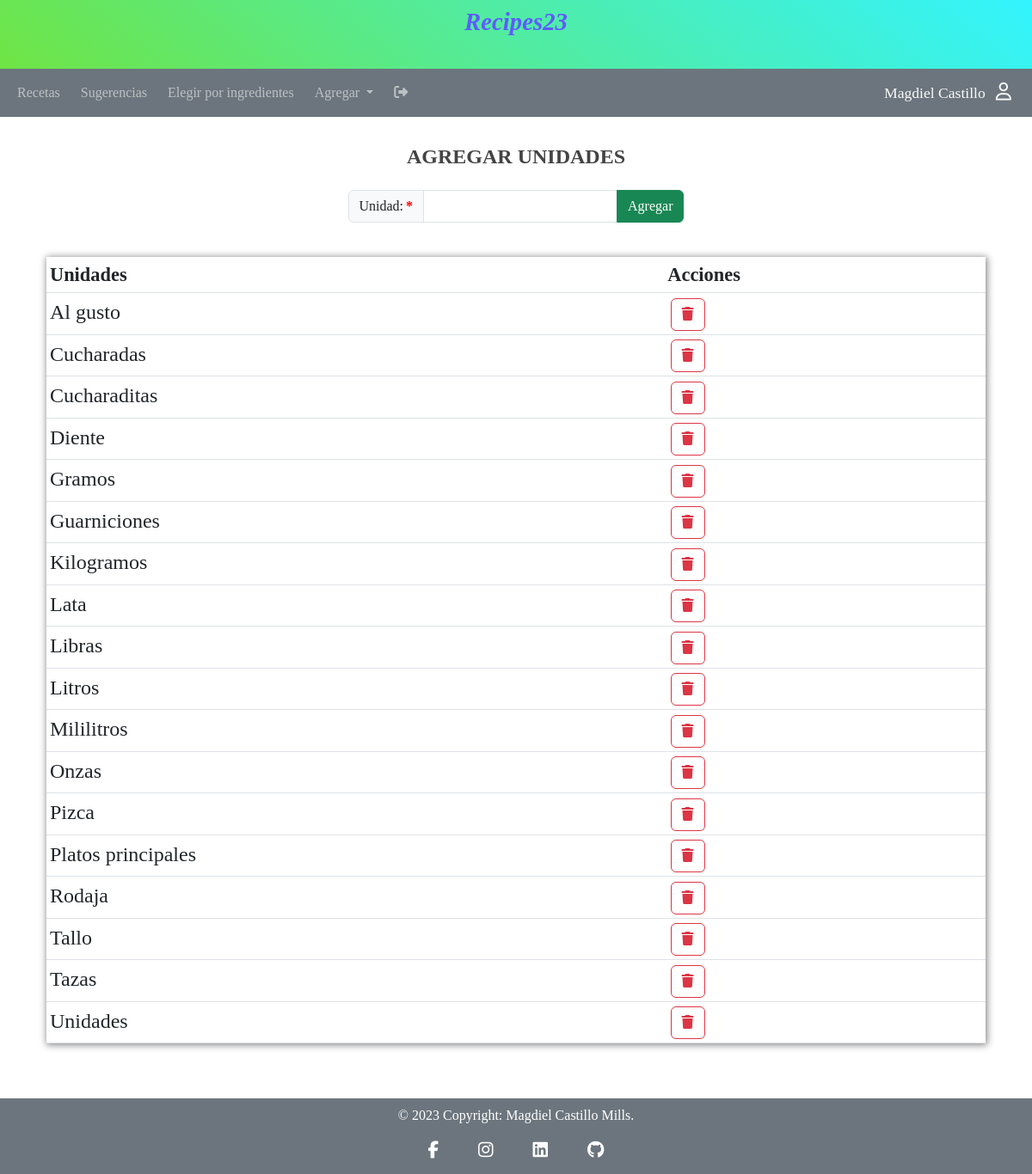
Screenshot of /views/add-units.php (signed in) with the database file from the repository.
### tables this page shows
CREATE TABLE `units` (
  `unitid` int NOT NULL AUTO_INCREMENT,
  `unit` varchar(20) NOT NULL,
  PRIMARY KEY (`unitid`),
  UNIQUE KEY `unit` (`unit`)
);

### views/add-units.php (the view, shortened to what this page needs)
<?php
require_once ("../config/db_Connection.php");
require_once ("../modules/head.php");
?>
<?php
require_once ("../modules/nav.php");
?>
<main class="container p-4">
    <div class="row mt-2 text-center justify-content-center">
    <h3>AGREGAR UNIDADES</h3>
        <form class="mt-3 col-auto" method="POST" action="../actions/create.php" autocomplete="on" onsubmit="return validation('add_units', /[a-zA-Z\t\h]+|(^$)/)">
            <div class="input-group mb-3">
                <label class="input-group-text is-required" for="add_units">Unidad: </label>
                <input class="form-control" type="text" id="add_units" name="add_units"  pattern="[a-zA-Z áéíóúÁÉÍÓÚñÑ]+" minlength="2" maxlength="50" autofocus required>
                <input  class="btn btn-success" type="submit" value="Agregar">
            </div>
        </form>
    </div>
    <div>
        <table class="table table-sm mt-4">
            <thead>
                <tr class="bg-primary">
                    <th>Unidades</th>
                    <th>Acciones</th>
                </tr>
            </thead>
            <tbody>
                <?php
                    $sql = "SELECT unit FROM units ORDER BY unit;";
                    $result = $conn -> query($sql);
                    if($result -> num_rows > 0){
                        while($row = $result -> fetch_assoc()){
                            $html = "<tr>";
                            $html .= "<td>" . ucfirst($row['unit']) . "</td>";
                            $html .= "<td>";
                            $html .= "<a href='../actions/delete.php?unitname=" . $row['unit'] . "' " . "class='btn btn-outline-danger' title='Eliminar'><i class='fa-solid fa-trash'></i></a>";
                            $html .= "</td>";
                            $html .= "</tr>";
                            echo $html;
                        }
                    }
                ?>
            </tbody>
        </table>
    </div>
</main>
<?php
require_once ("../modules/footer.php");
?>

### modules/head.php (shortened to what this page needs)
<!DOCTYPE html>
<html lang="es" data-lt-installed="true">
<head>
    <link href="https://cdn.jsdelivr.net/npm/bootstrap@5.3.0-alpha1/dist/css/bootstrap.min.css" rel="stylesheet">
    <link rel="stylesheet" href="/Cookt/css/styles.css">
</head>
<body>

### modules/nav.php (shortened to what this page needs)
<header>
    <div class="banner text-center py-1">
        <a href="/Cookt/index.php">Recipes23</a>
   </div>
    <nav class="navbar navbar-expand-md navbar-dark bg-secondary px-2">
        <div class="collapse navbar-collapse" id="navbarNavDropdown">
            <ul class="navbar-nav">
            <li class="nav-item px-1">
                <a class="nav-link" href="/Cookt/index.php">Recetas</a>
            </li>
            <li class="nav-item px-1">
                <a class="nav-link" href="/Cookt/views/random-recipe.php">Sugerencias</a>
            </li>
            <li class="nav-item px-1">
                <a class="nav-link" href="/Cookt/views/custom-recipe.php">Elegir por ingredientes</a>
            </li>
            <li class="nav-item dropdown px-1" <?php if($_SESSION['type'] == 'Viewer') { echo "style = 'display : none;'";}?>>
                <a class="nav-link dropdown-toggle" href="#" id="navbarDropdownMenuLink" data-toggle="dropdown" aria-haspopup="true" aria-expanded="false">
                Agregar
                </a>
            </li>
            <li class="nav-item px-1">
                <a class="nav-link" href="/Cookt/user-handler/logout.php" title="Salir"> <i class="fa-solid fa-right-from-bracket"></i></a>
            </li>
            </ul>
        </div>
        <div class="d-flex justify-content-around">
            <a href="#" class="px-3" style="text-decoration: none;" title="Usuario">
            <span class="username text-light px-2"><?php echo $_SESSION['fullname']?></span>
            <i class="fa-regular fa-user text-light"></i>
            </a>
        </div>
    </nav>
</header>

### modules/footer.php (shortened to what this page needs)
<footer class="text-center bg-secondary p-2 mt-4">
    <div class="text-white">
        © <?php echo date('Y'); ?> Copyright:
        <h6 class="text-white d-inline">Magdiel Castillo Mills.</h6>
    </div>
    <div>
        <a
        class="btn btn-link btn-floating btn-lg m-1 text-white"
        href="https://www.facebook.com/magdiel.castillo.94"
        target="_blank"
        role="button"
        data-mdb-ripple-color="white"
        ><i class="fab fa-facebook-f"></i
        ></a>
        <a
        class="btn btn-link btn-floating btn-lg m-1 text-white"
        href="https://www.instagram.com/magdielcastillomills/?igshid=ZDdkNTZiNTM%3D"
        target="_blank"
        role="button"
        data-mdb-ripple-color="white"
        ><i class="fab fa-instagram"></i
        ></a>
        <a
        class="btn btn-link btn-floating btn-lg text-white m-1"
        href="https://www.linkedin.com/in/magdiel-de-jes%C3%BAs-castillo-mills-5a239b204"
        target="_blank"
        role="button"
        data-mdb-ripple-color="white"
        ><i class="fab fa-linkedin"></i
        ></a>
        <a
        class="btn btn-link btn-floating btn-lg text-white m-1"
        href="https://github.com/Magdiel1990"
        target="_blank"
        role="button"
        data-mdb-ripple-color="white"
        ><i class="fab fa-github"></i
        ></a>
    </div>
</footer>
</body>
</html>

### css/styles.css (style rules this page uses)
* { font-family:'Times New Roman', Times, serif; }
main { min-height: calc(100vh - 12rem); }
footer { height: 5.5rem; }
h3 { font-size: 1.5rem; color: #444; font-weight: bold; }
.nav-item { font-size: 1rem; }
.btn-outline-danger { margin-left: 0.2rem; }
table { box-shadow: 1px 1px 8px 1px #888; }
thead { background-color:#444444; }
thead tr { font-weight: bold; font-size: 1.4rem; color:#ffffff; }
tbody { background-color:rgb(255, 246, 234); }
table td a { text-decoration:none; color: rgb(22, 182, 4); }
table td, p, ul li, ol li, li a { font-size: 1.5rem; color: rgb(22, 182, 4); text-decoration: none; }
label, select, input, option { font-size: 1.2rem; }
.banner { background: rgb(75,221,21); background: linear-gradient(39deg, rgba(75,221,21,0.8) 0%, rgba(0,241,255,0.8) 100%); height: 10vh; font-size: 1.8rem; font-weight: bold; font-style: italic; }
.banner a { text-decoration: none; color: rgb(94, 91, 254); }
.fa-user { font-size: 1.3rem; }
.username { font-size: 1.1rem; }
.is-required:after { content: '*'; margin-left: 3px; color: red; font-weight: bold; }

### rows the page displays
units: unit "Al gusto"
units: unit "Cucharadas"
units: unit "Cucharaditas"
units: unit "Diente"
units: unit "Gramos"
units: unit "Guarniciones"
units: unit "Kilogramos"
units: unit "Lata"
units: unit "Libras"
units: unit "Litros"
units: unit "Mililitros"
units: unit "Onzas"
units: unit "Pizca"
units: unit "Platos principales"
units: unit "Rodaja"
units: unit "Tallo"
units: unit "Tazas"
units: unit "Unidades"

### other values shown
$_SESSION['fullname'] "Magdiel Castillo"
